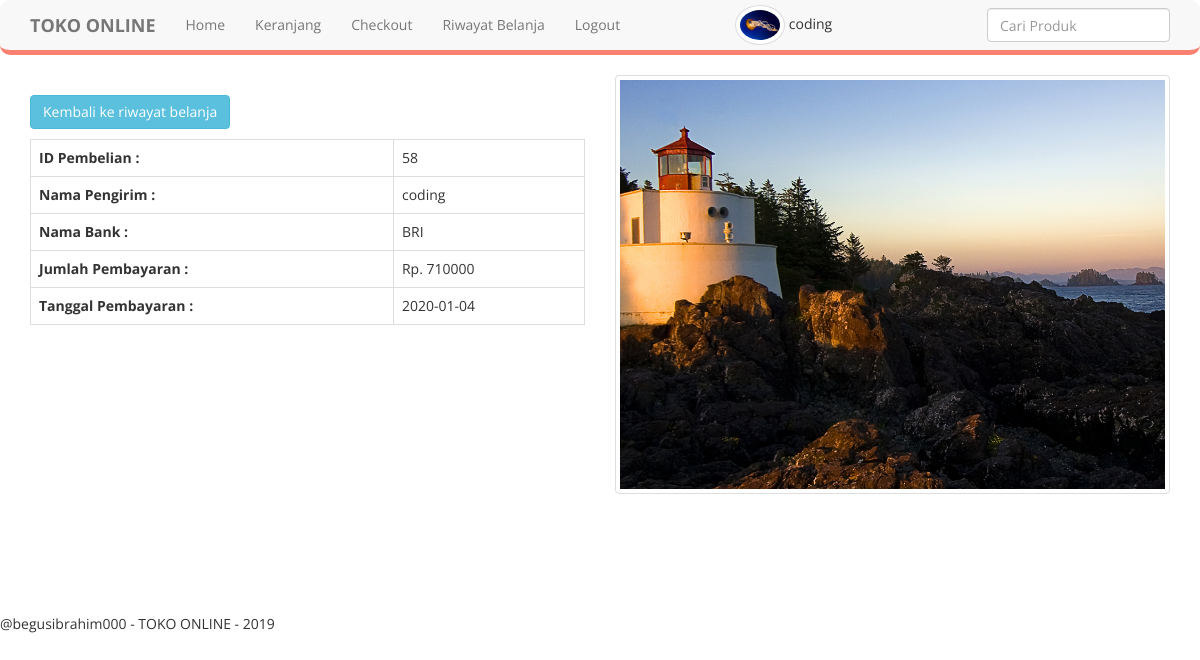
/lihat_pembayaran.php?id_pembelian=58 (signed in), run on the app's committed database.
### tables this page shows
CREATE TABLE `pembayaran` (
  `id_pembayaran` int(11) NOT NULL,
  `id_pembelian` int(11) NOT NULL,
  `nama_pengirim` varchar(100) NOT NULL,
  `nama_bank` varchar(100) NOT NULL,
  `jumlah_pembayaran` int(11) NOT NULL,
  `tanggal_pembayaran` date NOT NULL,
  `bukti_pembayaran` varchar(100) NOT NULL
);

CREATE TABLE `pembelian` (
  `id_pembelian` int(11) NOT NULL,
  `id_pelanggan` int(11) NOT NULL,
  `id_ongkir` int(11) NOT NULL,
  `tanggal_pembelian` date NOT NULL,
  `total_pembelian` int(11) NOT NULL,
  `alamat_pengiriman` text NOT NULL,
  `status_pembelian` varchar(50) DEFAULT 'pending',
  `resi_pengiriman` varchar(50) NOT NULL
);

### lihat_pembayaran.php (the view, shortened to what this page needs)
<?php
	include 'admin/config/koneksi.php';
	$id_pembelian = $_GET['id_pembelian'];
	$data_pembayaran = mysqli_query($koneksi, "SELECT * FROM pembayaran LEFT JOIN pembelian ON pembayaran.id_pembelian = pembelian.id_pembelian WHERE pembelian.id_pembelian = '$id_pembelian' ");
	$hasil_akhir_pembayaran = mysqli_fetch_assoc($data_pembayaran);
?>
<!DOCTYPE html>
<html lang="en">
<head>
	<?php include 'layouts/css.php'; ?>
</head>
<body>
	<?php include 'layouts/navbar.php' ?>
	<section id="lihat_pembayaran" class="lihat_pembayaran">
		<div class="container">
			<div class="row">
				<div class="col-md-6">
					<table class="table table-bordered">
						<p><a href="riwayat_belanja.php" class="btn btn-info">Kembali ke riwayat belanja</a></p>
						<tr>
							<th>ID Pembelian :</th>
							<td><?= $hasil_akhir_pembayaran['id_pembelian']; ?></td>
						</tr>
						<tr>
							<th>Nama Pengirim :</th>
							<td><?= $hasil_akhir_pembayaran['nama_pengirim']; ?></td>
						</tr>
						<tr>
							<th>Nama Bank :</th>
							<td><?= $hasil_akhir_pembayaran['nama_bank']; ?></td>
						</tr>
						<tr>
							<th>Jumlah Pembayaran : </th>
							<td>Rp. <?= $hasil_akhir_pembayaran['jumlah_pembayaran']; ?></td>
						</tr>
						<tr>
							<th>Tanggal Pembayaran :</th>
							<td><?= $hasil_akhir_pembayaran['tanggal_pembayaran']; ?></td>
						</tr>
					</table>
				</div>
				<div class="col-md-6">
					<img src="bukti_pembayaran/<?= $hasil_akhir_pembayaran['bukti_pembayaran']; ?>" class="img-responsive img-thumbnail" alt="Bukti Pembayaran">
				</div>
			</div>
		</div>
	</section>
	<?php include 'layouts/footer.php' ?>
</body>
</html>

### admin/assets/css/custom.css (style rules this page uses)
body { font-family: 'Open Sans', sans-serif; }
p { font-size:16px; line-height:25px; padding-top:20px; }

### data on the page
pembayaran: id_pembelian.id_pembelian "58", nama_pengirim "coding", nama_bank "BRI", jumlah_pembayaran "710000", tanggal_pembayaran "2020-01-04", bukti_pembayaran (picture)

### other printed values
$_SESSION['pelanggan']['nama_pelanggan'] "coding"
